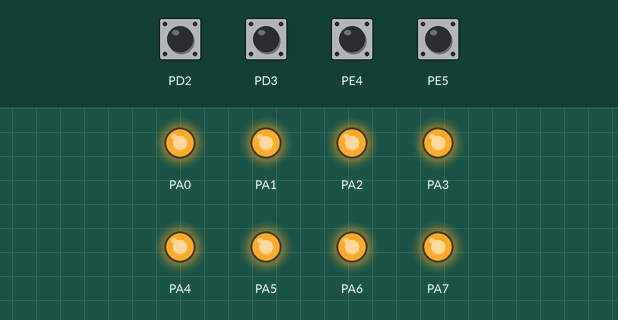
Bench run of a program on a simulated ATmega128, built with avr-gcc and emulated at 16 MHz. Shown: output pins drawn as LEDs (lit = HIGH). Dashed ring = blinking. The test bench sets the inputs (shaded band); at power-on: PD2, PD3, PE4, PE5 HIGH.

Above: at 1.8 s.
1.9 s: PD2 pulled LOW for 0.6 s
At 3.05 s:
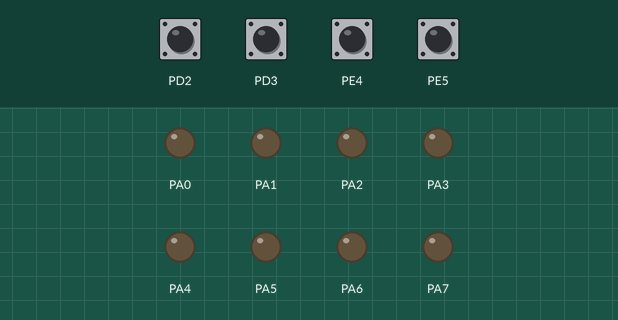
4.9 s: PE4 pulled LOW for 1 s
At 5.85 s:
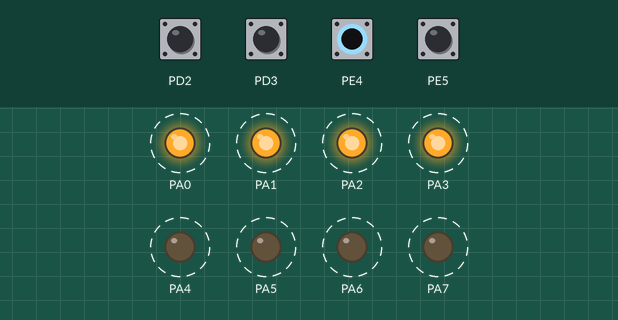
7.9 s: PE5 pulled LOW for 0.6 s
At 8.2 s:
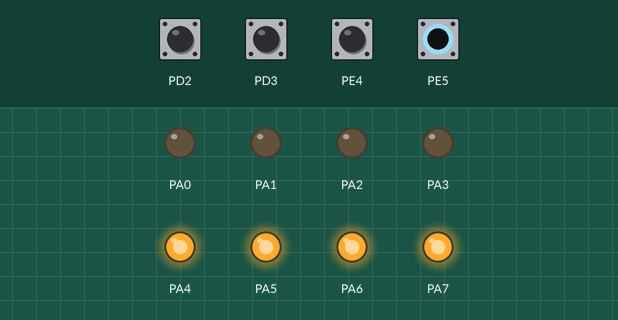
Timing chart, 0 to 16.9 s (numbered marks = the images above; inputs shaded):
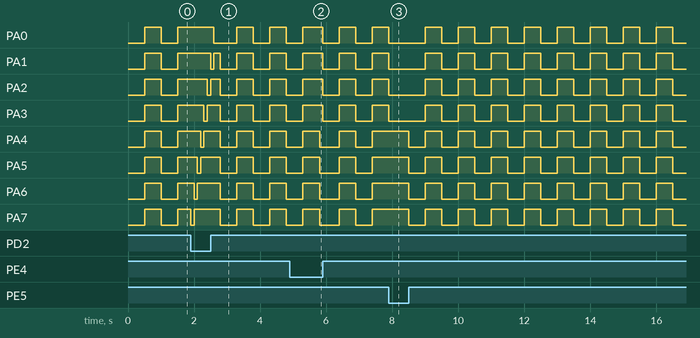

Measured:
- by itself, PA0–3: repeats every 1.0 s: HIGH 0.50 s, LOW 0.50 s
- by itself, PA4–7: alternates HIGH for 0.50 s and LOW for 0.50 s

The program:

main.c
```c
/*
 * Day01_Task01.c
 *
 * Created: 2026-07-29 오후 5:20:00
 * Author : chang
 */

#define F_CPU 16000000UL

#include <avr/io.h>
#include <avr/interrupt.h>
#include <util/delay.h>

volatile int check = 0; // LED 이동 동작 확인

int main(void)
{
	DDRA = 0xFF; // LED 출력
	DDRE &= ~0x30; // PE4, PE5 입력
	DDRD &= ~0x0C; // PD2, PD3 입력

	PORTA = 0xFF; // LED 모두 끄기
	PORTE |= 0x30; // PE4, PE5 풀업
	PORTD |= 0x0C; // PD2, PD3 풀업

	EICRA = 0xA0; // INT2, INT3 하강 에지
	EIFR = 0x0C; // INT2, INT3 인터럽트 플래그 제거
	EIMSK = 0x0C; // INT2, INT3 인터럽트 허용

	sei(); // 전체 인터럽트 허용

	while (1)
	{
		if ((PINE & 0x30) == 0x00) // PE4와 PE5를 모두 누른 경우
		{
			PORTA = 0x00; // LED 모두 켜기
		}
		else if ((PINE & 0x10) == 0x00) // PE4의 SW1을 누른 경우
		{
			PORTA = 0x0F; // LED 4~7 켜기
		}
		else if ((PINE & 0x20) == 0x00) // PE5의 SW2를 누른 경우
		{
			PORTA = 0xF0; // LED 0~3 켜기
		}
		else if (check == 0) // 인터럽트 동작 중이 아닌 경우
		{
			PORTA = 0x00; // LED 모두 켜기
			_delay_ms(500); // 0.5초 대기

			if (check == 0) // 인터럽트가 발생하지 않은 경우
			{
				PORTA = 0xFF; // LED 모두 끄기
				_delay_ms(500); // 0.5초 대기
			}
		}
	}
}

ISR(INT2_vect) // PD2(INT2), 3번째 스위치
{
	int i; // LED 위치

	check = 1; // 기본 깜빡임 정지

	for (i = 7; i >= 0; i--) // LED를 오른쪽으로 이동
	{
		PORTA = ~(0x01 << i); // 해당 위치의 LED 켜기
		_delay_ms(100); // 0.1초 대기
	}

	check = 0; // 다시 기본 깜빡임 시작
}

ISR(INT3_vect) // PD3(INT3), 4번째 스위치
{
	int i; // LED 위치

	check = 1; // 기본 깜빡임 정지

	for (i = 0; i < 8; i++) // LED를 왼쪽으로 이동
	{
		PORTA = ~(0x01 << i); // 해당 위치의 LED 켜기
		_delay_ms(100); // 0.1초 대기
	}

	check = 0; // 다시 기본 깜빡임 시작
}
```
